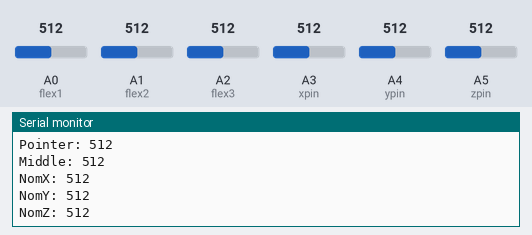
A sketch run on a simulated Arduino Uno, built with avr-gcc and run on an emulated ATmega328P. Shown: the last lines printed to the serial monitor. Inputs (shaded band) come from the test bench; at power-on: A0 (flex1) = 512, A4 (ypin) = 512, A1 (flex2) = 512, A2 (flex3) = 512, A3 (xpin) = 512, A5 (zpin) = 512.

Above: at 16.2 s.
16.3 s: A0 (flex1) set to 490
At 16.44 s:
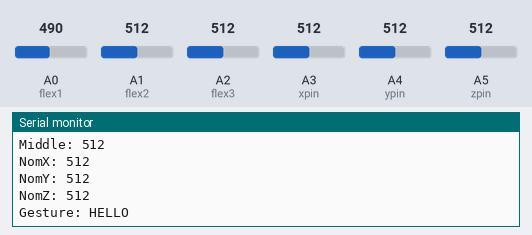
23.6 s: A4 (ypin) set to 107
At 23.63 s:
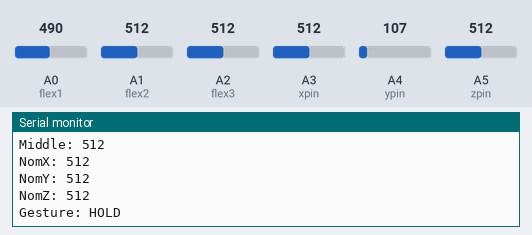
26.9 s: A4 (ypin) set to 93
At 27.26 s:
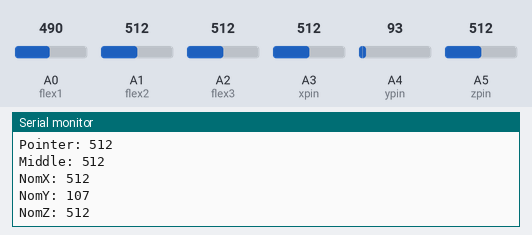
Timing chart, 0 to 29.9 s (numbered marks = the images above; inputs shaded):
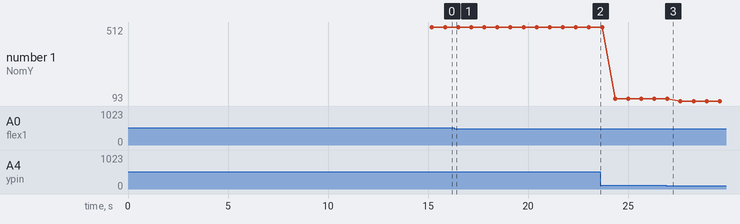

Measured:
- the behaviour switches between 501 and 500 on A0 (flex1) (found by bisection; images 0 and 1)
- the behaviour switches between 100 and 99 on A4 (ypin) (found by bisection; images 2 and 3)
- plotted number 1: 512 → 107 after the input at 23.6 s, 107 → 93 after the input at 26.9 s

The sketch:

Code.ino
```cpp
const int flex1 = A0;
const int flex2 = A1;
const int flex3 = A2;
const int xpin = A3;
const int ypin = A4;
const int zpin = A5;
void setup() {
Serial.begin(9600);
delay(15000);
}
void loop() {
int x = analogRead(xpin);
delay(50);
int y = analogRead(ypin);
delay(50);
int z = analogRead(zpin);
delay(50);
int thumb = analogRead(flex1);
int pointer = analogRead(flex2);
int middle = analogRead(flex3);
int nomx = x ;
int nomy = y ;
int nomz = z ;
Serial.print("\nThumb: ");
Serial.print(thumb);
Serial.print("\nPointer: ");
Serial.print(pointer);
Serial.print("\nMiddle: ");
Serial.print(middle);
Serial.print("\nNomX: ");
Serial.print(nomx);
Serial.print("\nNomY: ");
Serial.print(nomy);
Serial.print("\nNomZ: ");
Serial.println(nomz);
delay(500);
if ((thumb > 250 && thumb<499) && (pointer > 300 && pointer <399) && (middle >270 && middle
<350)) {
Serial.println("Gesture: HOLD");
}
else if (thumb >500 ) {
Serial.println("Gesture: HELLO");
}
else if (thumb > 400 && pointer <50 && middle < 50) {
Serial.println("Gesture: BYE");
}
else if (middle > 200 && middle <250) {
Serial.println("Gesture: LET'S PLAY");
}
else {
Serial.println("Gesture: HOLD");
}
}
```
